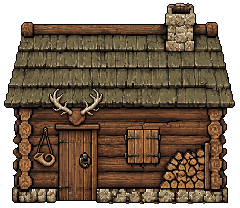
#> input picture tools/rozszerzenia/B/raw/lesniczowka_proflash_1.png, 240 x 208 px; its folder holds 5 pictures in this run
$ python art.py
#> lines starting #> are read from the running program, lines starting #| are printed output that depends on the picture
"""Grafiki paczki B „Zwierzęta i łowy”: img/characters/!$Low_<Nazwa>.png + podgląd docs/rozszerzenia/B/obiekty.png.

Surowe obrazy PixelLab (Pro Flash, styl Winlu jako wzór) w tools/rozszerzenia/B/raw/ (zużycie: generacje.json):
  nora_proflash_1.png         144x96  wilcza nora pod korzeniami pnia
  gawra_proflash_1.png        96x96   wylot gawry w skale
  bloto_proflash_1.png        192x144 błotnisko dzików (płaskie, pod postaciami)
  lizawka_proflash_1.png      64x64   pieniek z bryłą soli (wariant bez soli robiony tutaj)
  zasiadka_proflash_1.png     96x64   zasłona z chrustu
  lesniczowka_proflash_1.png  240x208 leśniczówka gajowego (prosto z przodu, dach z góry)
  pasnik_proflash_1.png       96x96   paśnik
Bez generacji (0): tarcza i pusty stojak z Fantasy_Outside_C (Winlu) + łuki narysowane tutaj, cierń = !$Bush_Bare_Hedge (gry),
połamane gałęzie = Gather_Branch_0/1 (gry), sidła = pętla z Farm_Snare + kołek z gałęzi. Zrzucone poroże (!$Low_Poroze) rysuje
tools/rozszerzenia/B/ikony.py (rysunek ikony 481 w skali 1x).

Arkusz "!$": 3 x 4 komórek, wszystkie takie same (bez animacji), chyba że rzędy są wariantami (kierunek strony zdarzenia):
  !$Low_Lizawka: rząd 0 (kierunek 2) bez soli, rzędy 1-3 (kierunek 4) z solą;
  !$Low_Wylom:   rząd 0 (kierunek 2) połamane gałęzie, rzędy 1-3 (kierunek 4) cierń (wyłom zamknięty, przełącznik 23).
Obiekt szerszy niż pole zdarzenia leży w komórce tak, żeby trafił na swoje pola (opis przy każdym: OBJECTS[..]["pola"]).
Uruchom: python tools/rozszerzenia/B/art.py
"""
import colorsys
import os
import shutil

from PIL import Image, ImageDraw

HERE = os.path.dirname(os.path.abspath(__file__))
ROOT = os.path.abspath(os.path.join(HERE, "..", "..", ".."))
RAW = os.path.join(HERE, "raw")
CHARS = os.path.join(ROOT, "img", "characters")
SYSTEM = os.path.join(ROOT, "img", "system")
OUTSIDE_C = os.path.join(ROOT, "img", "tilesets", "Winlu Fantasy Tileset - Exterior", "Winlu Fantasy Exterior", "tilesets", "Fantasy_Outside_C.png")
BACKUP = os.path.join(ROOT, "backup_art_2026-10-21", "rozszerzenia", "B")
PREVIEW = os.path.join(ROOT, "docs", "rozszerzenia", "B", "obiekty.png")
WINLU_DARK, WINLU_OUT2 = (47, 38, 45), (65, 52, 50)


def lum(c):
    return 0.299 * c[0] + 0.587 * c[1] + 0.114 * c[2]


def alpha_clean(img):
    img = img.convert("RGBA")
    px = img.load()
    for y in range(img.height):
        for x in range(img.width):
            r, g, b, a = px[x, y]
            px[x, y] = (r, g, b, 255 if a >= 128 else 0)
    return img


def winlu_tone(img, dark=52, sat=0.93):
    """the darkest pixels -> Winlu's dark brown outline, a little less saturation (as the island places' objects)"""
    img = img.copy()
    px = img.load()
    for y in range(img.height):
        for x in range(img.width):
            r, g, b, a = px[x, y]
            if a == 0:
                continue
            L = lum((r, g, b))
            if L < dark:
                t = L / float(dark)
                px[x, y] = tuple(int(WINLU_DARK[i] + (WINLU_OUT2[i] - WINLU_DARK[i]) * t) for i in range(3)) + (a,)
                continue
            hh, ll, ss = colorsys.rgb_to_hls(r / 255.0, g / 255.0, b / 255.0)
            rr, gg, bb = colorsys.hls_to_rgb(hh, ll, ss * sat)
            px[x, y] = (int(rr * 255), int(gg * 255), int(bb * 255), a)
    return img


def cell_of(obj, cw, ch, x0=None, bottom=2):
    """the object in a cell cw x ch: its bottom `bottom` px over the cell's bottom, x0 = its left edge (None: centred)"""
    bb = obj.getbbox()
    o = obj.crop(bb) if bb else obj
    out = Image.new("RGBA", (cw, ch), (0, 0, 0, 0))
    x = (cw - o.width) // 2 if x0 is None else x0
    out.alpha_composite(o, (max(0, x), max(0, ch - bottom - o.height)))
    return out


# [8 lines left out: function sheet, not called in this run]


def raw(name):
    return alpha_clean(Image.open(os.path.join(RAW, name)))


def lick_without_salt(img):
    """the salt lump taken out of the hollow: its pale pixels (high value, low saturation) in the top part -> the hollow's dark wood"""
    img = img.copy()
    px = img.load()
    bb = img.getbbox()
    top = bb[1] + (bb[3] - bb[1]) * 0.55
    for y in range(img.height):
        for x in range(img.width):
            r, g, b, a = px[x, y]
            if not a or y > top:
                continue
            h, l, s = colorsys.rgb_to_hls(r / 255.0, g / 255.0, b / 255.0)
            if l > 0.62 and s < 0.25:
                k = (l - 0.62) / 0.38
                px[x, y] = (int(58 + 20 * k), int(40 + 14 * k), int(28 + 10 * k), a)
    return img


# [32 lines left out: function antler_from_lodge, not called in this run]


def winlu_target():
    C = Image.open(OUTSIDE_C).convert("RGBA")
    return C.crop((48, 476, 96, 552))   # (the straw target on its three legs, 48 x 76)


# [39 lines left out: functions bow_rack, snares, broken_branches, not called in this run]


def hedge_thorns():
    h = Image.open(os.path.join(CHARS, "!$Bush_Bare_Hedge.png")).convert("RGBA")
    return h.crop((0, 0, 144, 48))


# name: (the 4 row cells, the cell size, where it stands)
def build():
    lodge = raw("lesniczowka_proflash_1.png")
#> in alpha_clean, img is the input picture: PIL image 240x208 RGBA; mean R, G, B, A 72.4, 55.5, 38.7, 196.8
    lick = winlu_tone(raw("lizawka_proflash_1.png"))
#> call 2 of raw, with name = 'lizawka_proflash_1.png'
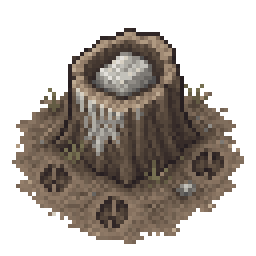
#> input picture tools/rozszerzenia/B/raw/lizawka_proflash_1.png, 64 x 64 px (shown 4 times larger)
#> in alpha_clean, img is the input picture: PIL image 64x64 RGBA; mean R, G, B, A 53.6, 46.4, 40.1, 126.8
    OBJECTS = {
        "Nora": {"rows": [cell_of(winlu_tone(raw("nora_proflash_1.png")), 144, 96)] * 4,
                 "pola": "zdarzenie (65,50), nora na x 64-66, y 49-50 (<Occupy:left=1,right=1,up=1>)"},
        "Gawra": {"rows": [cell_of(winlu_tone(raw("gawra_proflash_1.png")), 144, 96, x0=0, bottom=0)] * 4,
                  "pola": "zdarzenie (100,46), wylot na x 99-100, y 45-46 (lewe 96 px komórki)"},
        "Bloto": {"rows": [cell_of(raw("bloto_proflash_1.png"), 240, 144, x0=0, bottom=0)] * 4,
                  "pola": "zdarzenie (67,48), pod postaciami, błoto na x 65-68, y 46-48 (lewe 192 px komórki)"},
        "Lizawka": {"rows": [cell_of(lick_without_salt(lick), 64, 64)] + [cell_of(lick, 64, 64)] * 3,
                    "pola": "zdarzenie (73,51); kierunek 2 bez soli, 4 z solą"},
        "Zasiadka": {"rows": [cell_of(winlu_tone(raw("zasiadka_proflash_1.png")), 96, 64)] * 4,
                     "pola": "zdarzenie (70,53), nad bohaterem (przechodnie)"},
        "Lesniczowka": {"rows": [cell_of(winlu_tone(lodge), 240, 208)] * 4,
                        "pola": "zdarzenie (61,4), chata na x 59-63, y 2-4 (<Occupy:left=2,right=2,up=2>)"},
        "Pasnik": {"rows": [cell_of(winlu_tone(raw("pasnik_proflash_1.png")), 144, 96, x0=0)] * 4,
                   "pola": "zdarzenie (60,22), paśnik na x 59-60 (lewe 96 px komórki, <Occupy:left=1>)"},
        "Wylom": {"rows": [broken_branches()] + [hedge_thorns()] * 3,
                  "pola": "zdarzenie (8,29) (+ niewidoczne (7,29)); kierunek 2 gałęzie, 4 cierń (przełącznik 23)"},
        "Sidla": {"rows": [snares()] * 4, "pola": "sidła D32: (20,46), (45,38), (66,12)"},
        "Tarcza": {"rows": [cell_of(winlu_target(), 48, 80, bottom=0)] * 4, "pola": "tarcze (79,51), (81,53), (83,51)"},
        "Stojak": {"rows": [cell_of(bow_rack(), 48, 64, bottom=0)] * 4, "pola": "stojak z łukami (73,50)"}
    }
#> call 3 of raw, with name = 'nora_proflash_1.png'
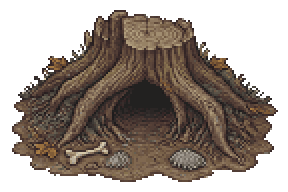
#> input picture tools/rozszerzenia/B/raw/nora_proflash_1.png, 144 x 96 px (shown 2 times larger)
#> in alpha_clean, img is the input picture: PIL image 144x96 RGBA; mean R, G, B, A 54.5, 44.2, 36.7, 147.5
#> in cell_of, `bb = obj.getbbox()`: bb = (6, 5, 139, 91)
#> in cell_of, `out = Image.new("RGBA", (cw, ch), (0, 0, 0, 0))`: out: PIL image 144x96 RGBA; every value is 0
#> call 4 of raw, with name = 'gawra_proflash_1.png'
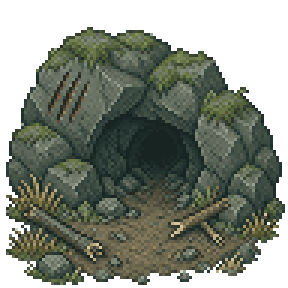
#> input picture tools/rozszerzenia/B/raw/gawra_proflash_1.png, 96 x 96 px (shown 3 times larger)
#> in alpha_clean, img is the input picture: PIL image 96x96 RGBA; mean R, G, B, A 53.1, 59.1, 48, 173.5
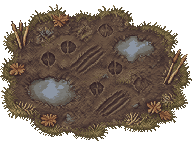
#> input picture tools/rozszerzenia/B/raw/bloto_proflash_1.png, 192 x 144 px
#> in alpha_clean, img is the input picture: PIL image 192x144 RGBA; mean R, G, B, A 68.1, 55.5, 45.4, 180.2
#> call 3 of cell_of, with cw = 240, ch = 144, x0 = 0, bottom = 0
#> in cell_of (call 3), `bb = obj.getbbox()`: bb = (0, 4, 192, 141)
#> in cell_of (call 3), `o = obj.crop(bb) if bb else obj`:
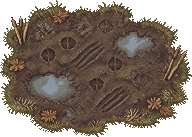
#> o: PIL image 192x137 RGBA; mean R, G, B, A 71.6, 58.3, 47.7, 189.4; transparent parts drawn white
#> in cell_of (call 3), `out = Image.new("RGBA", (cw, ch), (0, 0, 0, 0))`: out: PIL image 240x144 RGBA; every value is 0
#> in cell_of (call 3), `out.alpha_composite(o, (max(0, x), max(0, ch - bottom - o.height)))`:
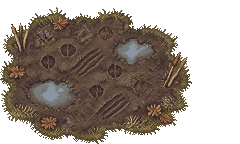
#> out: PIL image 240x144 RGBA; mean R, G, B, A 54.5, 44.4, 36.3, 144.1; transparent parts drawn white
#> in lick_without_salt, `bb = img.getbbox()`: bb = (3, 7, 61, 61)
#> in lick_without_salt, `top = bb[1] + (bb[3] - bb[1]) * 0.55`: top = 36.7
#> in cell_of (call 4), `out = Image.new("RGBA", (cw, ch), (0, 0, 0, 0))`: out: PIL image 64x64 RGBA; every value is 0
#> in cell_of (call 5), `out.alpha_composite(o, (max(0, x), max(0, ch - bottom - o.height)))`:
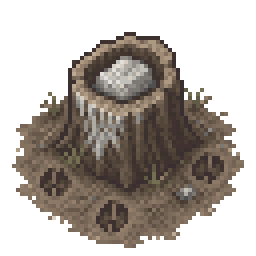
#> out: PIL image 64x64 RGBA (shown 4 times larger); mean R, G, B, A 53.5, 46.8, 40.9, 126.8; transparent parts drawn white
    os.makedirs(BACKUP, exist_ok=True)
    made = []
    for name, o in OBJECTS.items():
        out = os.path.join(CHARS, "!$Low_" + name + ".png")
        if os.path.exists(out):
            shutil.copy2(out, os.path.join(BACKUP, "!$Low_" + name + ".png.przed"))
        sheet(o["rows"]).save(out)
        made.append((name, o["rows"]))
        print("zapisano", os.path.relpath(out, ROOT), o["rows"][0].size, "-", o["pola"])
    # the preview: every object's rows on a grass colour, x2
    pad = 8
    W = sum(max(c.width for c in rows) + pad for _, rows in made) + pad
    Hh = max(max(c.height for c in rows) * 2 + pad for _, rows in made) + pad
    pv = Image.new("RGBA", (W, Hh), (104, 132, 80, 255))
    x = pad
    for _, rows in made:
        cw, ch = rows[0].size
        pv.alpha_composite(rows[0], (x, pad))
        if rows[1] is not rows[0]:
            pv.alpha_composite(rows[1], (x, pad + ch))
        x += cw + pad
    os.makedirs(os.path.dirname(PREVIEW), exist_ok=True)
    pv.resize((pv.width * 2, pv.height * 2), Image.NEAREST).save(PREVIEW)
    print("podgląd", os.path.relpath(PREVIEW, ROOT))


if __name__ == "__main__":
#> (the run stopped early here; a loop or call above may not have finished)
